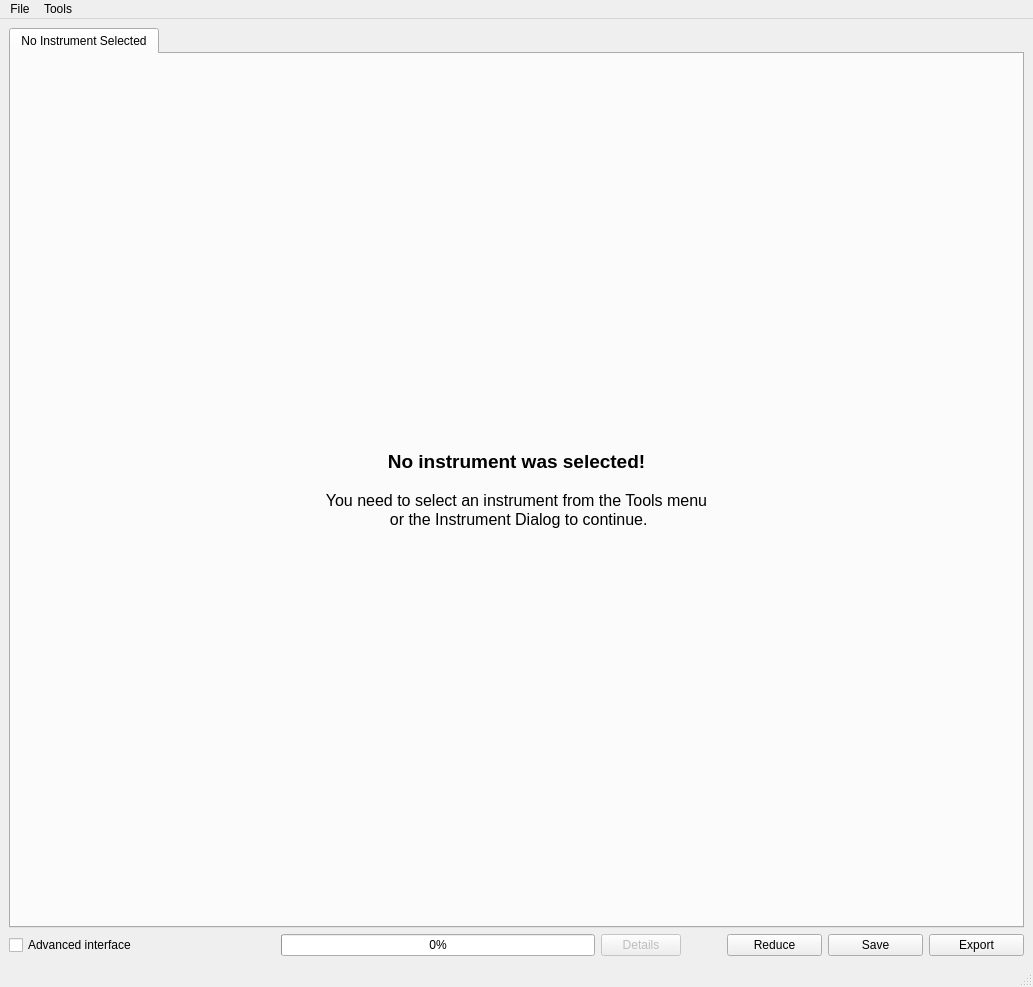
<?xml version="1.0" encoding="UTF-8"?>
<ui version="4.0">
 <class>SANSReduction</class>
 <widget class="QMainWindow" name="SANSReduction">
  <property name="geometry">
   <rect>
    <x>0</x>
    <y>0</y>
    <width>1033</width>
    <height>987</height>
   </rect>
  </property>
  <property name="sizePolicy">
   <sizepolicy hsizetype="Expanding" vsizetype="Expanding">
    <horstretch>0</horstretch>
    <verstretch>0</verstretch>
   </sizepolicy>
  </property>
  <property name="windowTitle">
   <string>SANS Reduction</string>
  </property>
  <widget class="QWidget" name="centralwidget">
   <property name="sizePolicy">
    <sizepolicy hsizetype="Expanding" vsizetype="Expanding">
     <horstretch>0</horstretch>
     <verstretch>0</verstretch>
    </sizepolicy>
   </property>
   <property name="autoFillBackground">
    <bool>true</bool>
   </property>
   <layout class="QVBoxLayout" name="verticalLayout">
    <item>
     <widget class="QTabWidget" name="tabWidget">
      <property name="currentIndex">
       <number>0</number>
      </property>
      <widget class="QWidget" name="tab">
       <attribute name="title">
        <string>No Instrument Selected</string>
       </attribute>
       <layout class="QVBoxLayout" name="verticalLayout_2">
        <item>
         <widget class="QLabel" name="label">
          <property name="text">
           <string>&lt;!DOCTYPE HTML PUBLIC &quot;-//W3C//DTD HTML 4.0//EN&quot; &quot;http://www.w3.org/TR/REC-html40/strict.dtd&quot;&gt;
&lt;html&gt;&lt;head&gt;&lt;meta name=&quot;qrichtext&quot; content=&quot;1&quot; /&gt;&lt;style type=&quot;text/css&quot;&gt;
p, li { white-space: pre-wrap; }
&lt;/style&gt;&lt;/head&gt;&lt;body style=&quot; font-family:'Ubuntu'; font-size:11pt; font-weight:400; font-style:normal;&quot;&gt;
&lt;p align=&quot;center&quot; style=&quot; margin-top:0px; margin-bottom:0px; margin-left:0px; margin-right:0px; -qt-block-indent:0; text-indent:0px;&quot;&gt;&lt;span style=&quot; font-size:14pt; font-weight:600;&quot;&gt;No instrument was selected!&lt;/span&gt;&lt;/p&gt;
&lt;p align=&quot;center&quot; style=&quot;-qt-paragraph-type:empty; margin-top:0px; margin-bottom:0px; margin-left:0px; margin-right:0px; -qt-block-indent:0; text-indent:0px;&quot;&gt;&lt;/p&gt;
&lt;p align=&quot;center&quot; style=&quot; margin-top:0px; margin-bottom:0px; margin-left:0px; margin-right:0px; -qt-block-indent:0; text-indent:0px;&quot;&gt;&lt;span style=&quot; font-size:12pt;&quot;&gt;You need to select an instrument from the Tools menu&lt;/span&gt;&lt;/p&gt;
&lt;p align=&quot;center&quot; style=&quot; margin-top:0px; margin-bottom:0px; margin-left:0px; margin-right:0px; -qt-block-indent:0; text-indent:0px;&quot;&gt;&lt;span style=&quot; font-size:12pt;&quot;&gt; or the Instrument Dialog to continue.&lt;/span&gt;&lt;/p&gt;&lt;/body&gt;&lt;/html&gt;</string>
          </property>
         </widget>
        </item>
       </layout>
      </widget>
     </widget>
    </item>
    <item>
     <layout class="QHBoxLayout" name="horizontalLayout" stretch="0,1,5,0,0">
      <item>
       <widget class="QCheckBox" name="interface_chk">
        <property name="enabled">
         <bool>true</bool>
        </property>
        <property name="sizePolicy">
         <sizepolicy hsizetype="Fixed" vsizetype="Fixed">
          <horstretch>0</horstretch>
          <verstretch>0</verstretch>
         </sizepolicy>
        </property>
        <property name="text">
         <string>Advanced interface</string>
        </property>
       </widget>
      </item>
      <item>
       <spacer name="horizontalSpacer_2">
        <property name="orientation">
         <enum>Qt::Horizontal</enum>
        </property>
        <property name="sizeType">
         <enum>QSizePolicy::Minimum</enum>
        </property>
        <property name="sizeHint" stdset="0">
         <size>
          <width>40</width>
          <height>20</height>
         </size>
        </property>
       </spacer>
      </item>
      <item>
       <widget class="QWidget" name="algorithm_progress_widget" native="true">
        <property name="maximumSize">
         <size>
          <width>400</width>
          <height>16777215</height>
         </size>
        </property>
        <layout class="QHBoxLayout" name="horizontalLayout_3">
         <property name="margin">
          <number>0</number>
         </property>
         <item>
          <widget class="QProgressBar" name="progress_bar">
           <property name="value">
            <number>0</number>
           </property>
          </widget>
         </item>
         <item>
          <widget class="QPushButton" name="details_button">
           <property name="enabled">
            <bool>false</bool>
           </property>
           <property name="sizePolicy">
            <sizepolicy hsizetype="Fixed" vsizetype="Fixed">
             <horstretch>1</horstretch>
             <verstretch>0</verstretch>
            </sizepolicy>
           </property>
           <property name="text">
            <string>Details</string>
           </property>
           <property name="flat">
            <bool>false</bool>
           </property>
          </widget>
         </item>
        </layout>
       </widget>
      </item>
      <item>
       <spacer name="horizontalSpacer">
        <property name="orientation">
         <enum>Qt::Horizontal</enum>
        </property>
        <property name="sizeType">
         <enum>QSizePolicy::Fixed</enum>
        </property>
        <property name="sizeHint" stdset="0">
         <size>
          <width>40</width>
          <height>20</height>
         </size>
        </property>
       </spacer>
      </item>
      <item>
       <layout class="QHBoxLayout" name="horizontalLayout_4">
        <item>
         <widget class="QPushButton" name="reduce_button">
          <property name="enabled">
           <bool>true</bool>
          </property>
          <property name="minimumSize">
           <size>
            <width>95</width>
            <height>0</height>
           </size>
          </property>
          <property name="toolTip">
           <string>Click to execute reduction.</string>
          </property>
          <property name="text">
           <string>Reduce</string>
          </property>
         </widget>
        </item>
        <item>
         <widget class="QPushButton" name="save_button">
          <property name="enabled">
           <bool>true</bool>
          </property>
          <property name="minimumSize">
           <size>
            <width>95</width>
            <height>0</height>
           </size>
          </property>
          <property name="toolTip">
           <string>Click to save your reduction parameters.</string>
          </property>
          <property name="text">
           <string>Save</string>
          </property>
         </widget>
        </item>
        <item>
         <widget class="QPushButton" name="export_button">
          <property name="enabled">
           <bool>true</bool>
          </property>
          <property name="minimumSize">
           <size>
            <width>95</width>
            <height>0</height>
           </size>
          </property>
          <property name="toolTip">
           <string>Click to export the reduction parameters to a python script that can be run in MantidPlot.</string>
          </property>
          <property name="text">
           <string>Export</string>
          </property>
         </widget>
        </item>
       </layout>
      </item>
     </layout>
    </item>
   </layout>
  </widget>
  <widget class="QMenuBar" name="menubar">
   <property name="geometry">
    <rect>
     <x>0</x>
     <y>0</y>
     <width>1033</width>
     <height>22</height>
    </rect>
   </property>
   <widget class="QMenu" name="file_menu">
    <property name="title">
     <string>File</string>
    </property>
   </widget>
   <widget class="QMenu" name="tools_menu">
    <property name="title">
     <string>Tools</string>
    </property>
   </widget>
   <addaction name="file_menu"/>
   <addaction name="tools_menu"/>
  </widget>
  <widget class="QStatusBar" name="statusbar"/>
  <action name="actionOpen">
   <property name="text">
    <string>Open...</string>
   </property>
   <property name="toolTip">
    <string>Open a reduction settings file</string>
   </property>
   <property name="shortcut">
    <string>Ctrl+O</string>
   </property>
  </action>
  <action name="actionQuit">
   <property name="text">
    <string>Quit</string>
   </property>
   <property name="shortcut">
    <string>Ctrl+Q, Ctrl+S</string>
   </property>
  </action>
  <action name="actionChange_Instrument">
   <property name="text">
    <string>Change Instrument</string>
   </property>
   <property name="shortcut">
    <string>Ctrl+I</string>
   </property>
  </action>
 </widget>
 <tabstops>
  <tabstop>tabWidget</tabstop>
 </tabstops>
 <resources/>
 <connections/>
 <slots>
  <slot>reduce_clicked()</slot>
  <slot>file_open()</slot>
 </slots>
</ui>
